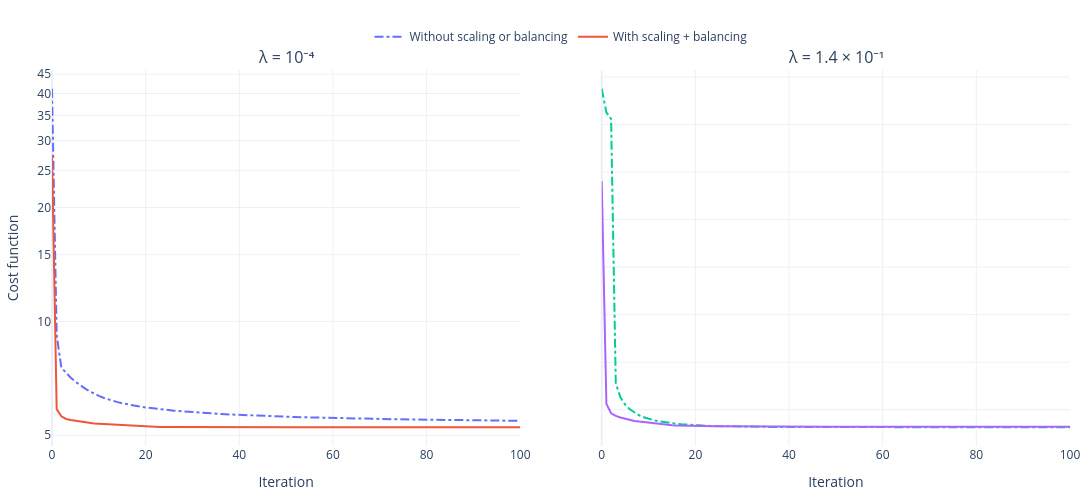

Notebook code for this chart:
### Code cell
import numpy as np
import tensorly as tl

from copy import deepcopy
from plotly.subplots import make_subplots
import plotly.graph_objects as go

from tensorly.solvers.penalizations import scale_factors_fro
from tensorly.decomposition import non_negative_parafac_hals


# ============================================================
# Balancing routine
# ============================================================

def optimal_balancing(factors):
    rank = factors[0].shape[1]

    beta = []
    for q in range(rank):
        beta.append(
            tl.prod(
                [
                    tl.norm(factor[:, q]) ** (1 / len(factors))
                    for factor in factors
                ]
            )
        )

    balanced_factors = []

    for i in range(len(factors)):
        balanced_factor = factors[i].copy()

        for q in range(rank):
            balanced_factor[:, q] = (
                factors[i][:, q]
                * beta[q]
                / tl.norm(factors[i][:, q])
            )

        balanced_factors.append(balanced_factor)

    return balanced_factors


# ============================================================
# Problem setup
# ============================================================

rank = 3
dims = [10, 11, 12]
ndims = len(dims)

noise = 0.1
itermax = 100

np.random.seed(22)

true_factors = [
    tl.tensor(np.random.rand(dims[i], rank))
    for i in range(ndims)
]

CPtensor = tl.cp_tensor.CPTensor(
    ([10 ** (-i) for i in range(ndims)], true_factors)
)

data = (
    CPtensor.to_tensor()
    + noise * tl.tensor(np.random.randn(*dims))
)

# ============================================================
# Initialization
# ============================================================

rank_e = rank + 3

init = [
    10 ** (-i) * tl.tensor(np.random.rand(dims[i], rank_e))
    for i in range(ndims)
]

CPinit = tl.cp_tensor.CPTensor((None, init))

# ============================================================
# Lambda values to compare
# ============================================================

lambda_values = [1e-4, 1.4e-1]

results = {}

# ============================================================
# Run experiments
# ============================================================

for ridge_reg in lambda_values:

    print(f"Running λ = {ridge_reg:.2e}")

    # Scaling
    CPinit_scaled, scale = scale_factors_fro(
        CPinit,
        data,
        [ridge_reg] * ndims,
        [0] * ndims,
        nonnegative=True,
    )

    init_scaled = CPinit_scaled.factors

    # Balancing
    balanced_scaled_init = optimal_balancing(init_scaled)

    CPinit_scaled_balanced = tl.cp_tensor.CPTensor(
        (None, balanced_scaled_init)
    )

    # ========================================================
    # Unscaled initialization
    # ========================================================

    callback_loss = []

    def callback_unscaled(factors, unnormalized_rec_errors):
        loss = (
            (unnormalized_rec_errors ** 2) / 2
            + sum(
                ridge_reg * tl.norm(factors[1][i]) ** 2
                for i in range(ndims)
            )
        )
        callback_loss.append(float(loss))

    non_negative_parafac_hals(
        data,
        rank_e,
        n_iter_max=itermax,
        tol=0,
        init=deepcopy(CPinit),
        verbose=False,
        ridge_coefficients=ridge_reg,
        callback=callback_unscaled,
    )

    loss_unscaled = np.asarray(callback_loss)

    # ========================================================
    # Scaled + balanced initialization
    # ========================================================

    callback_loss = []

    def callback_scaled(factors, unnormalized_rec_errors):
        loss = (
            (unnormalized_rec_errors ** 2) / 2
            + sum(
                ridge_reg * tl.norm(factors[1][i]) ** 2
                for i in range(ndims)
            )
        )
        callback_loss.append(float(loss))

    non_negative_parafac_hals(
        data,
        rank_e,
        n_iter_max=itermax,
        tol=0,
        init=deepcopy(CPinit_scaled_balanced),
        verbose=False,
        ridge_coefficients=ridge_reg,
        callback=callback_scaled,
    )

    loss_scaled_balanced = np.asarray(callback_loss)

    results[ridge_reg] = {
        "loss": loss_unscaled,
        "loss_scaled_balanced": loss_scaled_balanced,
    }


# ============================================================
# Plotly figure
# ============================================================

fig = make_subplots(
    rows=1,
    cols=2,
    shared_yaxes=True,
    horizontal_spacing=0.08,
    subplot_titles=[
        "λ = 10⁻⁴",
        "λ = 1.4 × 10⁻¹",
    ],
)

for col, lam in enumerate(lambda_values, start=1):

    loss = results[lam]["loss"]
    loss_scaled_balanced = results[lam]["loss_scaled_balanced"]

    fig.add_trace(
        go.Scatter(
            x=np.arange(len(loss)),
            y=loss,
            mode="lines",
            line=dict(dash="dashdot"),
            name="Without scaling or balancing",
            showlegend=(col == 1),
        ),
        row=1,
        col=col,
    )

    fig.add_trace(
        go.Scatter(
            x=np.arange(len(loss_scaled_balanced)),
            y=loss_scaled_balanced,
            mode="lines",
            name="With scaling + balancing",
            showlegend=(col == 1),
        ),
        row=1,
        col=col,
    )

fig.update_yaxes(
    type="log",
    title_text="Cost function",
    row=1,
    col=1,
)

fig.update_xaxes(title_text="Iteration")

fig.update_layout(
    template="plotly_white",
    width=1100,
    height=500,
    margin=dict(l=20, r=20, t=70, b=20),
    legend=dict(
        orientation="h",
        yanchor="bottom",
        y=1.05,
        xanchor="center",
        x=0.5,
    ),
)

fig.show()

### Figure 1 — Plotly figure (JSON) as saved in the notebook; plotly's stock layout.template omitted (floating-point values rounded to 4 significant figures)
{"data": [{"line": {"dash": "dashdot"}, "mode": "lines", "name": "Without scaling or balancing", "showlegend": true, "type": "scatter", "x": [0, 1, 2, 3, 4, 5, 6, 7, 8, 9, 10, 11, 12, 13, 14, 15, 16, 17, 18, 19, 20, 21, 22, 23, 24, 25, 26, 27, 28, 29, 30, 31, 32, 33, 34, 35, 36, 37, 38, 39, 40, 41, 42, 43, 44, 45, 46, 47, 48, 49, 50, 51, 52, 53, 54, 55, 56, 57, 58, 59, 60, 61, 62, 63, 64, 65, 66, 67, 68, 69, 70, 71, 72, 73, 74, 75, 76, 77, 78, 79, 80, 81, 82, 83, 84, 85, 86, 87, 88, 89, 90, 91, 92, 93, 94, 95, 96, 97, 98, 99, 100], "xaxis": "x", "y": [41.16, 9.202, 7.542, 7.296, 7.098, 6.926, 6.778, 6.652, 6.538, 6.436, 6.352, 6.28, 6.218, 6.163, 6.116, 6.074, 6.036, 6.003, 5.973, 5.946, 5.921, 5.898, 5.877, 5.858, 5.84, 5.823, 5.807, 5.793, 5.779, 5.766, 5.753, 5.741, 5.73, 5.72, 5.71, 5.7, 5.691, 5.682, 5.674, 5.666, 5.658, 5.651, 5.644, 5.637, 5.631, 5.625, 5.619, 5.613, 5.607, 5.602, 5.596, 5.591, 5.586, 5.582, 5.577, 5.573, 5.568, 5.564, 5.56, 5.556, 5.552, 5.549, 5.545, 5.542, 5.538, 5.535, 5.532, 5.529, 5.526, 5.523, 5.52, 5.517, 5.514, 5.512, 5.509, 5.507, 5.504, 5.502, 5.499, 5.497, 5.495, 5.493, 5.491, 5.488, 5.486, 5.484, 5.482, 5.481, 5.479, 5.477, 5.475, 5.473, 5.472, 5.47, 5.468, 5.467, 5.465, 5.463, 5.462, 5.46, 5.459], "yaxis": "y"}, {"mode": "lines", "name": "With scaling + balancing", "showlegend": true, "type": "scatter", "x": [0, 1, 2, 3, 4, 5, 6, 7, 8, 9, 10, 11, 12, 13, 14, 15, 16, 17, 18, 19, 20, 21, 22, 23, 24, 25, 26, 27, 28, 29, 30, 31, 32, 33, 34, 35, 36, 37, 38, 39, 40, 41, 42, 43, 44, 45, 46, 47, 48, 49, 50, 51, 52, 53, 54, 55, 56, 57, 58, 59, 60, 61, 62, 63, 64, 65, 66, 67, 68, 69, 70, 71, 72, 73, 74, 75, 76, 77, 78, 79, 80, 81, 82, 83, 84, 85, 86, 87, 88, 89, 90, 91, 92, 93, 94, 95, 96, 97, 98, 99, 100], "xaxis": "x", "y": [27.57, 5.862, 5.612, 5.521, 5.487, 5.461, 5.433, 5.409, 5.388, 5.37, 5.359, 5.351, 5.343, 5.334, 5.323, 5.31, 5.296, 5.285, 5.276, 5.27, 5.265, 5.262, 5.259, 5.257, 5.256, 5.254, 5.254, 5.254, 5.253, 5.253, 5.253, 5.253, 5.253, 5.253, 5.253, 5.253, 5.253, 5.253, 5.253, 5.253, 5.253, 5.253, 5.253, 5.253, 5.253, 5.252, 5.252, 5.252, 5.252, 5.252, 5.252, 5.252, 5.252, 5.252, 5.252, 5.252, 5.252, 5.252, 5.252, 5.252, 5.252, 5.252, 5.252, 5.252, 5.252, 5.252, 5.252, 5.252, 5.252, 5.252, 5.252, 5.252, 5.252, 5.252, 5.252, 5.252, 5.252, 5.252, 5.252, 5.252, 5.252, 5.252, 5.252, 5.252, 5.251, 5.251, 5.251, 5.251, 5.251, 5.251, 5.251, 5.251, 5.251, 5.251, 5.251, 5.251, 5.251, 5.251, 5.251, 5.251, 5.251], "yaxis": "y"}, {"line": {"dash": "dashdot"}, "mode": "lines", "name": "Without scaling or balancing", "showlegend": false, "type": "scatter", "x": [0, 1, 2, 3, 4, 5, 6, 7, 8, 9, 10, 11, 12, 13, 14, 15, 16, 17, 18, 19, 20, 21, 22, 23, 24, 25, 26, 27, 28, 29, 30, 31, 32, 33, 34, 35, 36, 37, 38, 39, 40, 41, 42, 43, 44, 45, 46, 47, 48, 49, 50, 51, 52, 53, 54, 55, 56, 57, 58, 59, 60, 61, 62, 63, 64, 65, 66, 67, 68, 69, 70, 71, 72, 73, 74, 75, 76, 77, 78, 79, 80, 81, 82, 83, 84, 85, 86, 87, 88, 89, 90, 91, 92, 93, 94, 95, 96, 97, 98, 99, 100], "xaxis": "x2", "y": [43.77, 41.29, 40.59, 12.79, 11.3, 10.54, 10.04, 9.683, 9.415, 9.208, 9.044, 8.911, 8.802, 8.712, 8.637, 8.573, 8.519, 8.473, 8.433, 8.399, 8.37, 8.344, 8.322, 8.303, 8.286, 8.272, 8.259, 8.248, 8.238, 8.23, 8.222, 8.216, 8.21, 8.205, 8.2, 8.196, 8.193, 8.19, 8.187, 8.184, 8.182, 8.18, 8.178, 8.177, 8.175, 8.174, 8.173, 8.172, 8.171, 8.17, 8.169, 8.168, 8.168, 8.167, 8.167, 8.166, 8.166, 8.165, 8.165, 8.165, 8.164, 8.164, 8.164, 8.164, 8.163, 8.163, 8.163, 8.163, 8.163, 8.163, 8.163, 8.162, 8.162, 8.162, 8.162, 8.162, 8.162, 8.162, 8.162, 8.162, 8.162, 8.162, 8.162, 8.162, 8.162, 8.162, 8.162, 8.162, 8.162, 8.162, 8.162, 8.162, 8.162, 8.162, 8.162, 8.162, 8.162, 8.162, 8.162, 8.162, 8.162], "yaxis": "y2"}, {"mode": "lines", "name": "With scaling + balancing", "showlegend": false, "type": "scatter", "x": [0, 1, 2, 3, 4, 5, 6, 7, 8, 9, 10, 11, 12, 13, 14, 15, 16, 17, 18, 19, 20, 21, 22, 23, 24, 25, 26, 27, 28, 29, 30, 31, 32, 33, 34, 35, 36, 37, 38, 39, 40, 41, 42, 43, 44, 45, 46, 47, 48, 49, 50, 51, 52, 53, 54, 55, 56, 57, 58, 59, 60, 61, 62, 63, 64, 65, 66, 67, 68, 69, 70, 71, 72, 73, 74, 75, 76, 77, 78, 79, 80, 81, 82, 83, 84, 85, 86, 87, 88, 89, 90, 91, 92, 93, 94, 95, 96, 97, 98, 99, 100], "xaxis": "x2", "y": [34.04, 10.62, 9.629, 9.356, 9.186, 9.047, 8.913, 8.824, 8.755, 8.691, 8.632, 8.574, 8.517, 8.462, 8.412, 8.371, 8.345, 8.325, 8.311, 8.3, 8.291, 8.283, 8.276, 8.269, 8.263, 8.258, 8.252, 8.248, 8.244, 8.24, 8.236, 8.233, 8.23, 8.227, 8.225, 8.223, 8.221, 8.219, 8.217, 8.216, 8.214, 8.213, 8.212, 8.211, 8.21, 8.21, 8.209, 8.208, 8.208, 8.207, 8.207, 8.206, 8.206, 8.205, 8.205, 8.205, 8.205, 8.204, 8.204, 8.204, 8.204, 8.204, 8.204, 8.204, 8.203, 8.203, 8.203, 8.203, 8.203, 8.203, 8.203, 8.203, 8.203, 8.203, 8.203, 8.203, 8.203, 8.203, 8.203, 8.203, 8.203, 8.203, 8.203, 8.203, 8.203, 8.203, 8.203, 8.203, 8.203, 8.203, 8.203, 8.203, 8.203, 8.203, 8.203, 8.203, 8.203, 8.203, 8.203, 8.203, 8.203], "yaxis": "y2"}], "layout": {"annotations": [{"font": {"size": 16}, "showarrow": false, "text": "λ = 10⁻⁴", "x": 0.23, "xanchor": "center", "xref": "paper", "y": 1, "yanchor": "bottom", "yref": "paper"}, {"font": {"size": 16}, "showarrow": false, "text": "λ = 1.4 × 10⁻¹", "x": 0.77, "xanchor": "center", "xref": "paper", "y": 1, "yanchor": "bottom", "yref": "paper"}], "height": 500, "legend": {"orientation": "h", "x": 0.5, "xanchor": "center", "y": 1.05, "yanchor": "bottom"}, "margin": {"b": 20, "l": 20, "r": 20, "t": 70}, "width": 1100, "xaxis": {"anchor": "y", "domain": [0, 0.46], "title": {"text": "Iteration"}}, "xaxis2": {"anchor": "y2", "domain": [0.54, 1], "title": {"text": "Iteration"}}, "yaxis": {"anchor": "x", "domain": [0, 1], "title": {"text": "Cost function"}, "type": "log"}, "yaxis2": {"anchor": "x2", "domain": [0, 1], "matches": "y", "showticklabels": false}}}
